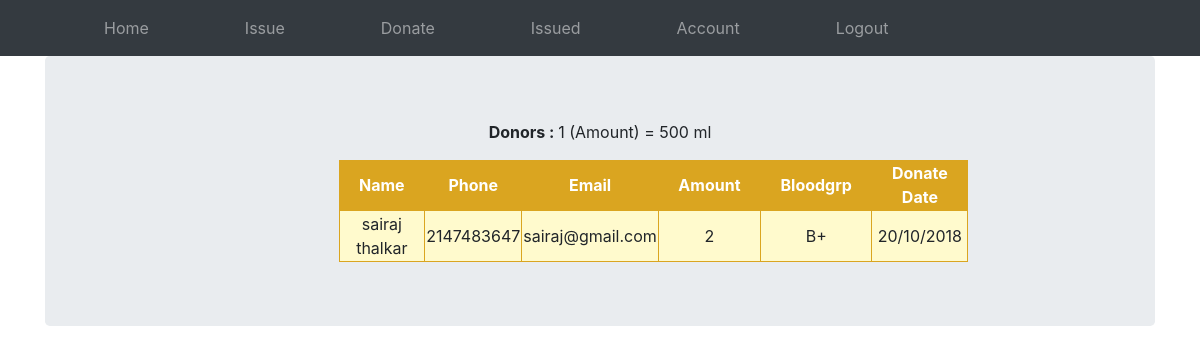
The page /donor.php on the database its author committed.
### tables this page shows
CREATE TABLE `donate` (
  `donor_id` int(10) NOT NULL,
  `amount` int(10) NOT NULL,
  `bloodgrp` varchar(3) NOT NULL,
  `donate_dt` varchar(10) NOT NULL,
  `id` int(11) DEFAULT NULL
);

CREATE TABLE `blooduser` (
  `id` int(10) NOT NULL,
  `name` varchar(30) NOT NULL,
  `phone` int(11) NOT NULL,
  `email` varchar(30) NOT NULL,
  `DOB` varchar(10) NOT NULL,
  `addr` varchar(100) NOT NULL,
  `username` varchar(30) NOT NULL,
  `passwd` varchar(20) NOT NULL
);

### donor.php (the view, shortened to what this page needs)
<!DOCTYPE html>
<html lang="en" dir="ltr">
  <head>
    <link rel="stylesheet" href="index.css" type="text/css">
    <link rel="stylesheet" href="https://stackpath.bootstrapcdn.com/bootstrap/4.1.3/css/bootstrap.min.css">
  </head>
  <body>
    <nav class="navbar navbar-expand-md navbar-dark bg-dark ">
        <ul class="navbar-nav">
          <li class="nav-item"> <a href="homepage.php" class="nav-link"> Home </a> </li>
          <li class="nav-item"> <a href="issue.php" class="nav-link"> Issue </a> </li>
          <li class="nav-item"> <a href="donate.php" class="nav-link"> Donate </a> </li>
          <li class='nav-item'> <a href='issued.php' class='nav-link'>Issued</a> </li>
          <li class="nav-item"> <a href="account.php" class="nav-link"> Account </a> </li>
          <li class="nav-item"> <a href="logout.php" class="nav-link"> Logout</a> </li>
        </ul>
    </nav>
    <div class="container">
      <div class="jumbotron">
        <p style='text-align:center;'><b>Donors : </b>1 (Amount) = 500 ml</p>
        <?php
          include 'dbh.php';
            $nsql = "SELECT name,phone,email,amount,bloodgrp,donate_dt FROM donate
                    INNER JOIN blooduser on donate.id = blooduser.id";
            $stock = mysqli_query($conn,$nsql);
            echo"<table align='center' style='width: 50%;background-color: lemonchiffon;
  border-collapse: collapse; ' >";
            echo"<tr style='text-align:center;'><th style='padding-left:20px;padding-right:20px;height: 50px;text-align:center;background-color: goldenrod;
  color: white; '>Name</th>
                     <th style='padding-left:20px;padding-right:20px;height: 50px;text-align:center;background-color: goldenrod;
  color: white; '>Phone</th>
                    <th style='padding-left:30px;padding-right:30px;height: 50px;text-align:center;background-color: goldenrod;
color: white; '>Email</th>
                    <th style='padding-left:20px;padding-right:20px;height: 50px;text-align:center;background-color: goldenrod;
color: white; '>Amount</th>
                    <th style='padding-left:20px;padding-right:20px;height: 50px;text-align:center;background-color: goldenrod;
color: white; '>Bloodgrp</th>
                    <th style='padding-left:20px;padding-right:20px;height: 50px;text-align:center;background-color: goldenrod;
color: white; '>Donate Date</th>";
                while($row = mysqli_fetch_assoc($stock)){
                  echo "<tr style='text-align:center;border: 1px solid black;'><td style='height: 50px;text-align:center;border: 1px solid goldenrod;'>" . $row['name'] . "</td><td style='height: 50px;text-align:center;border: 1px solid goldenrod;'>" . $row['phone'] . "</td>
                        <td style='height: 50px;text-align:center;border: 1px solid goldenrod;'>" . $row['email'] . "</td><td style='height: 50px;text-align:center;border: 1px solid goldenrod;'>" . $row['amount'] . "</td>
                        <td style='height: 50px;text-align:center;border: 1px solid goldenrod;'>" . $row['bloodgrp'] . "</td><td style='height: 50px;text-align:center;border: 1px solid goldenrod;'>" . $row['donate_dt'] . "</td>
                  </tr>";
                }
        ?>
      </div>
</div>
  </body>
</html>

### index.css (style rules this page uses)
.navbar li { padding-left: 80px; }
table { margin-left: 25%; }

### rows shown on the page
donate: id.name "sairaj thalkar", id.phone "2147483647", id.email "sairaj@gmail.com", amount "2", bloodgrp "B+", donate_dt "20/10/2018"
